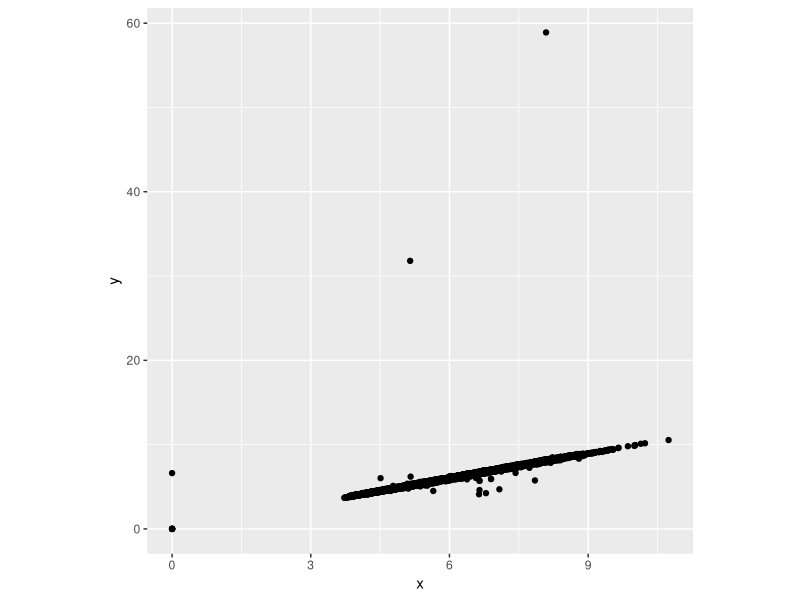
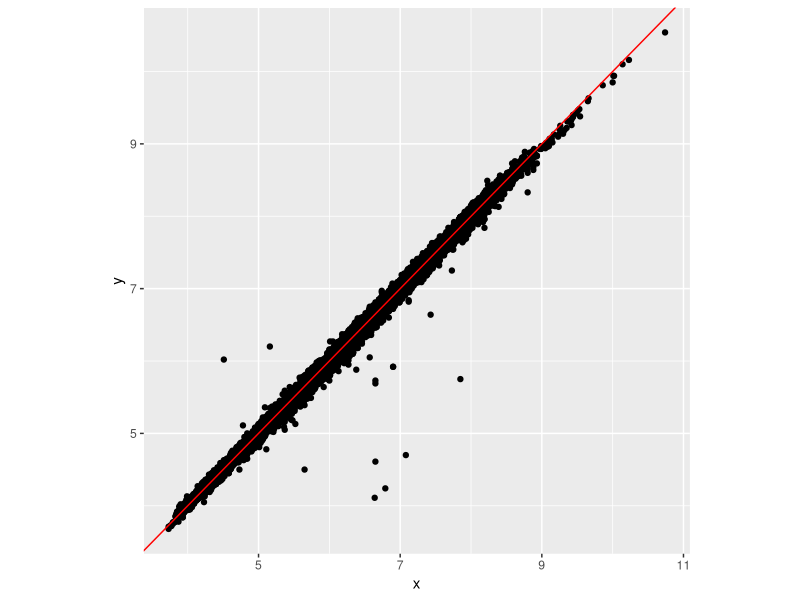
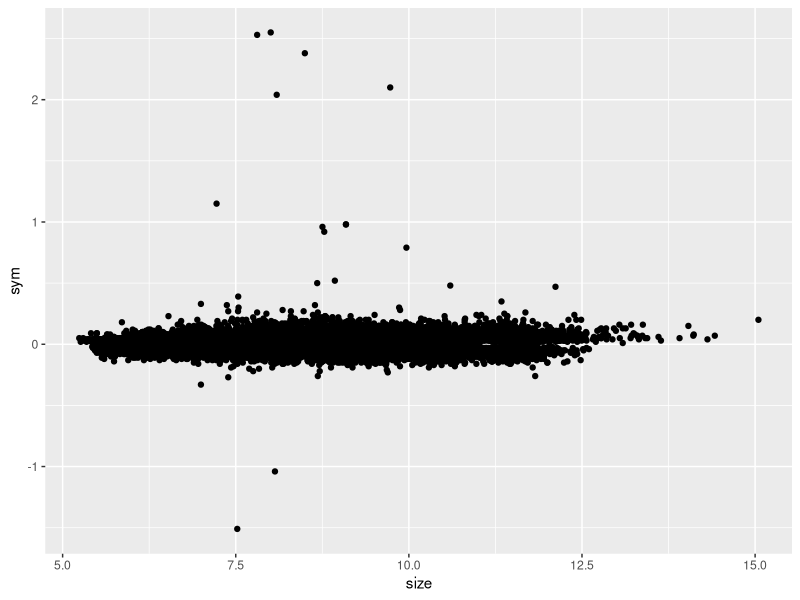
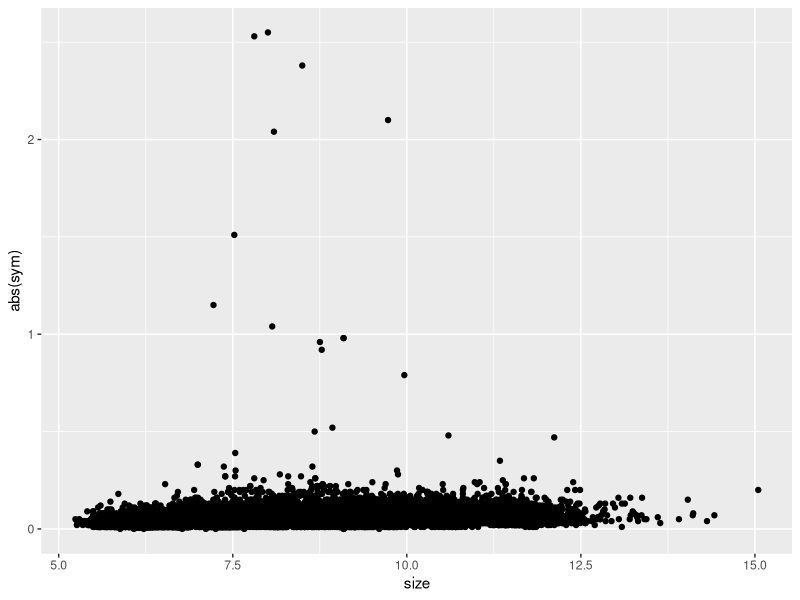
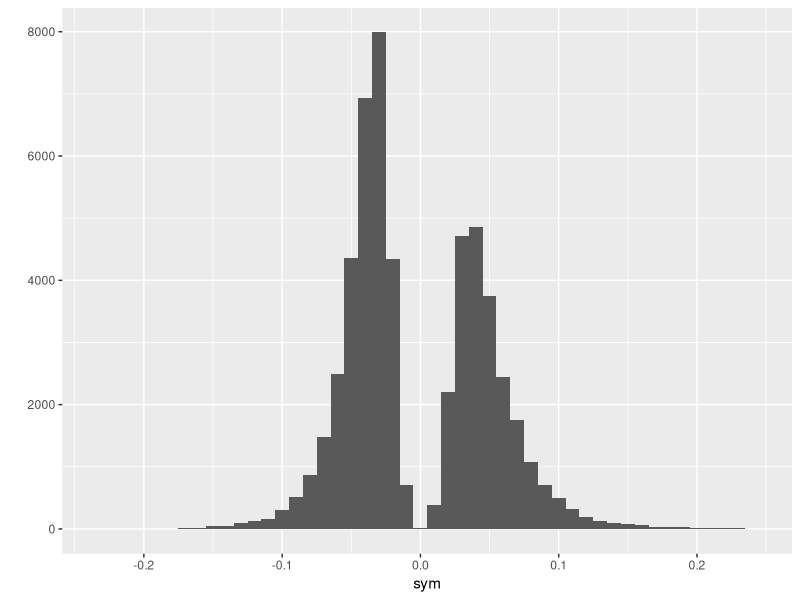
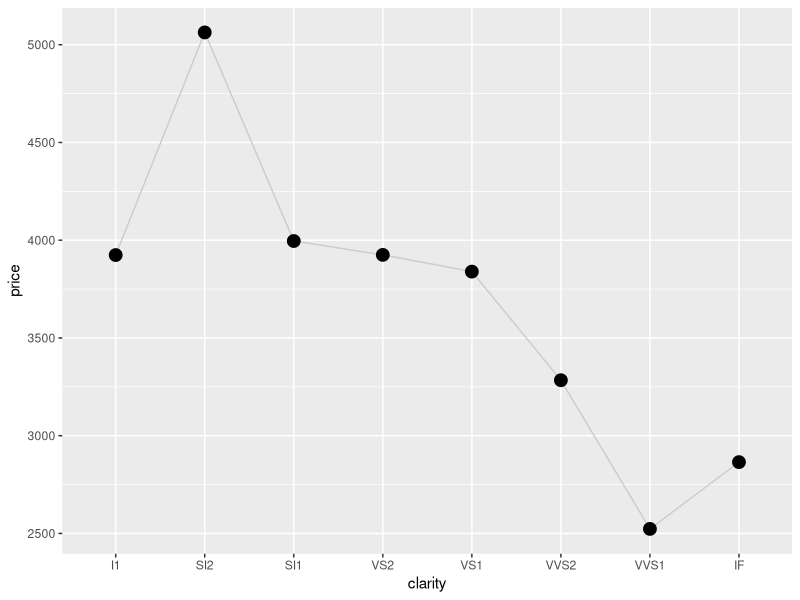
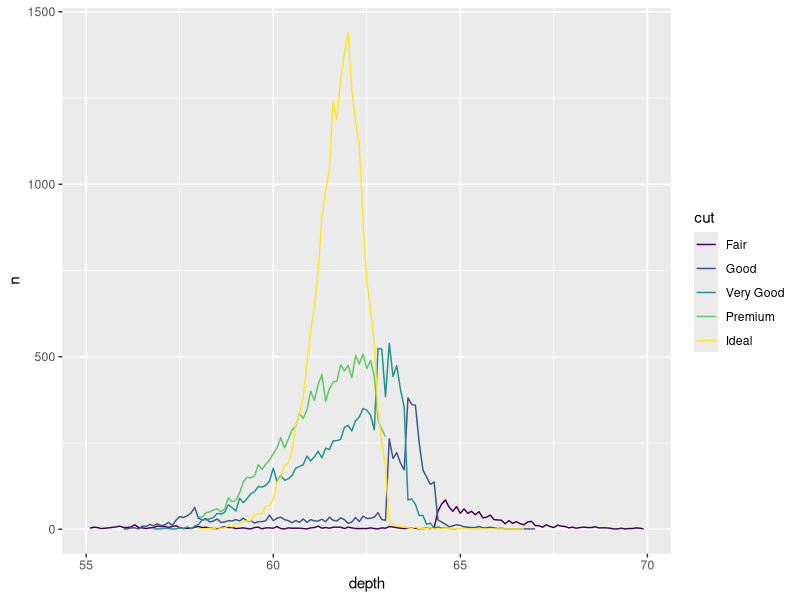
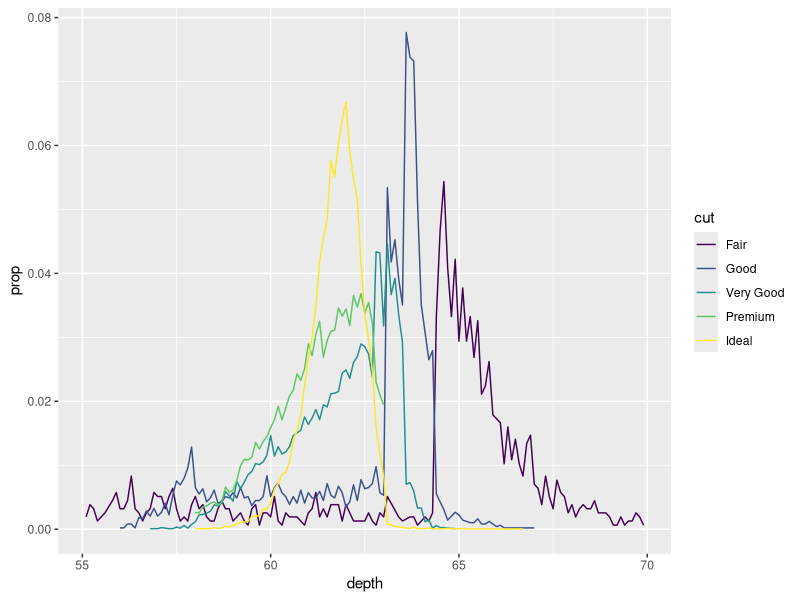

Generate these figures, in order, with R:
## ---- chunk 1
library(ggplot2)
library(dplyr)
library(tidyr)
options(digits = 2, width = 60)
knitr::opts_chunk$set(comment = "#>", compact = TRUE)
diamonds <- diamonds %>% tbl_df()
## ---- chunk 2
qplot(x, y, data = diamonds) + theme(aspect.ratio = 1)
## ---- chunk 3
filter(diamonds, x == 0 | y == 0)
## ---- chunk 4
diamonds_ok <- filter(diamonds, x > 0, y > 0, y < 20)
qplot(x, y, data = diamonds_ok) + 
  theme(aspect.ratio = 1) + 
  geom_abline(slope = 1, colour = "red")
## ---- chunk 5
x <- c(1, NA, 2)
x == 1
x > 2
x + 10
## ---- chunk 6
x == NA
x != NA
## ---- chunk 7
is.na(x)
## ---- chunk 8
diamonds_ok <- mutate(diamonds_ok,
  sym = x - y,
  size = sqrt(x ^ 2 + y ^ 2)
)

diamonds_ok
qplot(size, sym, data = diamonds_ok)
## ---- chunk 9
qplot(size, abs(sym), data = diamonds_ok)
diamonds_ok2 <- filter(diamonds_ok, abs(sym) < 0.25)
qplot(sym, data = diamonds_ok2, binwidth = 0.01) 
## ---- chunk 10
by_clarity <- group_by(diamonds, clarity)
sum_clarity <- summarise(by_clarity, price = mean(price))
sum_clarity

ggplot(sum_clarity, aes(clarity, price)) + 
  geom_line(aes(group = 1), colour = "grey80") +
  geom_point(size = 4)
## ---- chunk 11
cut_depth <- summarise(group_by(diamonds, cut, depth), n = n())
cut_depth <- filter(cut_depth, depth > 55, depth < 70)
cut_depth

ggplot(cut_depth, aes(depth, n, colour = cut)) + 
  geom_line()
## ---- chunk 12
cut_depth <- mutate(cut_depth, prop = n / sum(n))
ggplot(cut_depth, aes(depth, prop, colour = cut)) + 
  geom_line()
## ---- chunk 13
summarise(diamonds, 
  n_big = sum(carat >= 4), 
  prop_cheap = mean(price < 1000)
)
## ---- chunk 14
by_cut <- diamonds %>%
  group_by(color) %>%
  summarise(
    n = n(), 
    med = as.numeric(median(price)), 
    lq = quantile(price, 0.25), 
    uq = quantile(price, 0.75)
  )
by_cut
ggplot(by_cut, aes(color, med, group = 1)) + 
  geom_linerange(aes(ymin = lq, ymax = uq), colour = "grey50") + 
  geom_point(aes(size = n)) + 
  geom_line() + 
  scale_size_area()
## ---- chunk 15
# By "composing" functions


# By using intermediate values

## ---- chunk 16
    library(magrittr)
    x <- runif(100)
    x %>%
      subtract(mean(.)) %>%
      raise_to_power(2) %>%
      mean() %>%
      sqrt()
